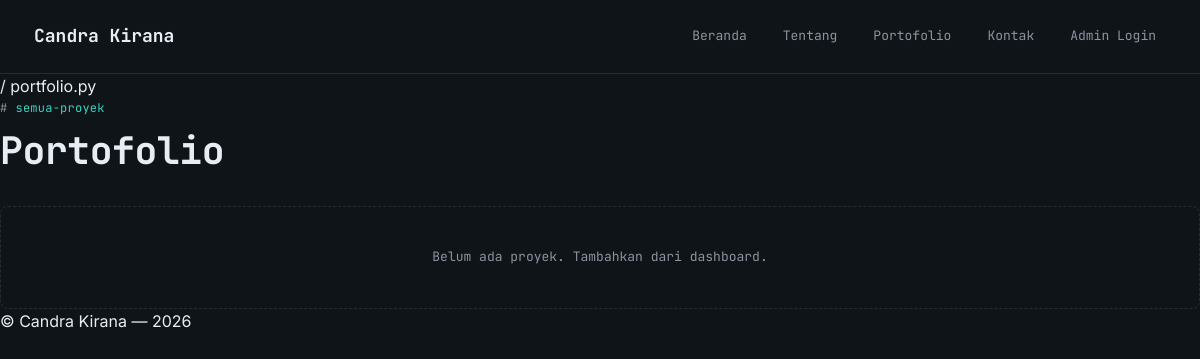
Page /portfolio on the earlier database version.
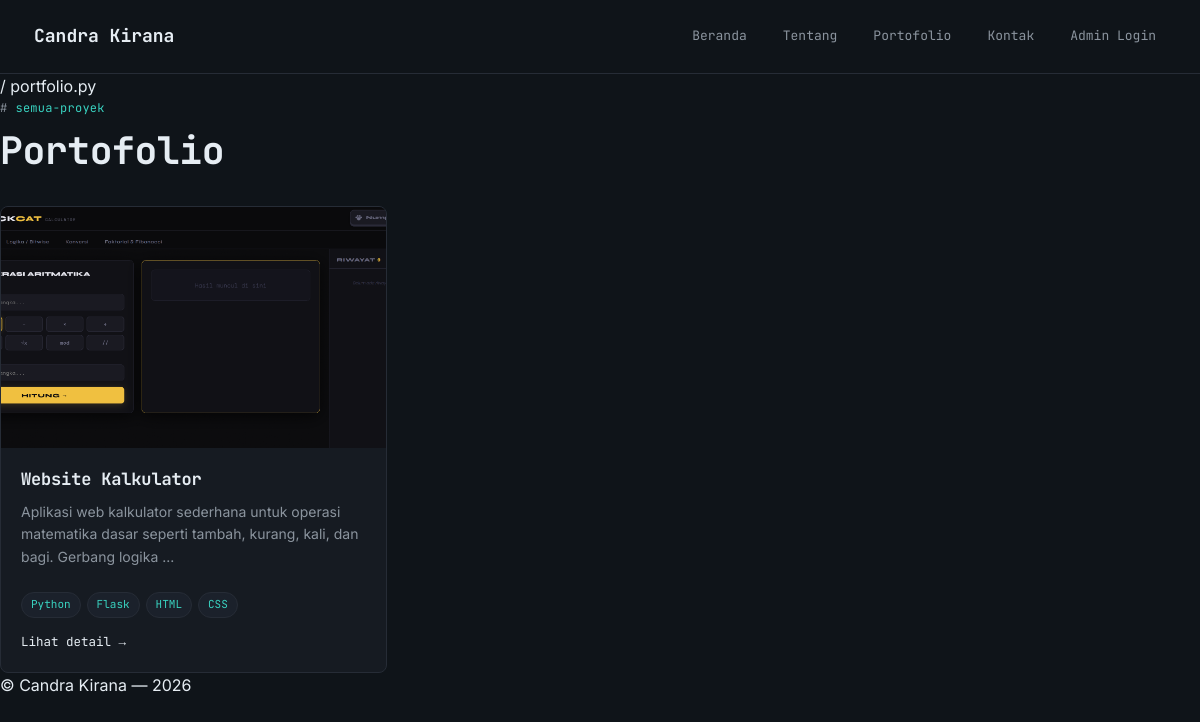
Same page on the later database version.
### models.py (models this page shows, shortened)
class Project(db.Model):
    __tablename__ = 'projects'
    id = db.Column(db.Integer, primary_key=True)
    title = db.Column(db.String(150), nullable=False)
    description = db.Column(db.Text, nullable=False)
    technologies = db.Column(db.String(200))  # disimpan sebagai string dipisah koma
    image_file = db.Column(db.String(120), default='default-project.png')
    github_link = db.Column(db.String(200))
    live_link = db.Column(db.String(200))
    created_at = db.Column(db.DateTime, default=datetime.utcnow)
    def tech_list(self):
        if not self.technologies:
            return []
        return [t.strip() for t in self.technologies.split(',') if t.strip()]

### app.py (the view)
@app.route('/portfolio')
def portfolio():
    projects = Project.query.order_by(Project.created_at.desc()).all()
    return render_template('portfolio.html', projects=projects)

### app.py (called while the page is built)
def get_profile():
    profile = Profile.query.first()
    if profile is None:
        profile = Profile()
        db.session.add(profile)
        db.session.commit()
    return profile

@app.context_processor
def inject_globals():
    try:
        profile = get_profile()
    except Exception:
        profile = None
    return {
        'site_name': app.config.get('SITE_NAME', 'Portofolio'),
        'current_year': datetime.utcnow().year,
        'profile': profile,
    }

### templates/portfolio.html (shortened to what this page needs)
{% extends 'base.html' %}
{% block titlebar_path %}/ portfolio.py{% endblock %}
{% block content %}
<div class="eyebrow">semua-proyek</div>
<h1 style="margin-bottom:34px;">Portofolio</h1>
{% if projects %}
<div class="grid grid-3">
  {% for project in projects %}
  <div class="card">
    <div class="card-thumb">
      <img src="{{ url_for('static', filename='uploads/' + project.image_file) if project.image_file != 'default-project.png' else url_for('static', filename='img/default-project.svg') }}" alt="{{ project.title }}">
    </div>
    <div class="card-body">
      <h3>{{ project.title }}</h3>
      <p>{{ project.description[:120] }}{% if project.description|length > 120 %}...{% endif %}</p>
      <div class="tag-row">
        {% for tech in project.tech_list() %}
        <span class="tag">{{ tech }}</span>
        {% endfor %}
      </div>
      <a href="{{ url_for('project_detail', project_id=project.id) }}" class="card-link">Lihat detail →</a>
    </div>
  </div>
  {% endfor %}
</div>
{% else %}
<div class="empty-state">Belum ada proyek. Tambahkan dari dashboard.</div>
{% endif %}
{% endblock %}

### templates/base.html (shortened to what this page needs)
<!DOCTYPE html>
<html lang="id">
<head>
  <link rel="stylesheet" href="{{ url_for('static', filename='css/style.css') }}">
</head>
<body>
  <header class="site-header">
    <div class="site-brand"><a href="{{ url_for('index') }}">Candra Kirana</a></div>
    <nav class="site-nav">
      <a href="{{ url_for('index') }}">Beranda</a>
      <a href="{{ url_for('about') }}">Tentang</a>
      <a href="{{ url_for('portfolio') }}">Portofolio</a>
      <a href="{{ url_for('contact') }}">Kontak</a>
      {% if session.get('user_id') %}
        <a href="{{ url_for('dashboard_index') }}">Dashboard</a>
        <a href="{{ url_for('logout') }}">Logout</a>
      {% else %}
        <a href="{{ url_for('login') }}">Admin Login</a>
      {% endif %}
    </nav>
  </header>
  <main class="site-main">
    <div class="container">
      {% block titlebar_path %}{% endblock %}
      {% block content %}{% endblock %}
    </div>
  </main>
  <footer class="site-footer">
    <div class="container">&copy; Candra Kirana — {{ current_year }}</div>
  </footer>
</body>
</html>

### static/css/style.css (style rules this page uses)
:root { --bg: #0F1419; --panel: #161B22; --panel-alt: #1B212B; --border: #262C36; --text: #E6EDF3; --muted: #8B949E; --cyan: #39D2C0; --amber: #E3B341; --pink: #E36BAE; --blue: #6CA0E8; --red: #F0685C; --font-display: 'JetBrains Mono', 'Courier New', monospace; --font-body: 'Inter', -apple-system, BlinkMacSystemFont, sans-serif; --radius: 8px; }
* { box-sizing: border-box; }
html, body { margin: 0; padding: 0; background: var(--bg); color: var(--text); font-family: var(--font-body); line-height: 1.6; }
a { color: inherit; text-decoration: none; }
img { max-width: 100%; display: block; }
.eyebrow { font-family: var(--font-display); font-size: 12px; color: var(--cyan); letter-spacing: 0.02em; margin-bottom: 10px; display: flex; align-items: center; gap: 8px; }
.eyebrow::before { content: '#'; color: var(--muted); }
h1, h2, h3, h4 { font-family: var(--font-display); font-weight: 700; margin: 0 0 12px; letter-spacing: -0.01em; }
h1 { font-size: 38px; line-height: 1.15; }
h3 { font-size: 17px; }
p { color: var(--muted); margin: 0 0 14px; }
.site-header { display: flex; align-items: center; justify-content: space-between; gap: 18px; padding: 18px 34px; border-bottom: 1px solid var(--border); background: transparent; }
.site-brand a { font-family: var(--font-display); font-size: 18px; font-weight: 700; color: var(--text); }
.site-nav { display: flex; gap: 16px; align-items: center; }
.site-nav a { font-family: var(--font-display); font-size: 13px; color: var(--muted); padding: 8px 10px; border-radius: 8px; transition: color .12s ease, background .12s ease; }
.grid { display: grid; gap: 20px; }
.grid-3 { grid-template-columns: repeat(3, 1fr); }
.card { background: var(--panel); border: 1px solid var(--border); border-radius: var(--radius); overflow: hidden; transition: transform .15s ease, border-color .15s ease; display: flex; flex-direction: column; }
.card-thumb { aspect-ratio: 16/10; background: var(--panel-alt); overflow: hidden; }
.card-thumb img { width: 100%; height: 100%; object-fit: cover; }
.card-body { padding: 18px 20px 20px; display: flex; flex-direction: column; flex: 1; }
.card-body h3 { margin-bottom: 8px; }
.card-body p { font-size: 14px; flex: 1; }
.tag-row { display: flex; flex-wrap: wrap; gap: 6px; margin: 10px 0 14px; }
.tag { font-family: var(--font-display); font-size: 11px; padding: 3px 9px; border-radius: 999px; background: var(--panel-alt); border: 1px solid var(--border); color: var(--cyan); }
.card-link { font-family: var(--font-display); font-size: 12.5px; color: var(--text); display: inline-flex; align-items: center; gap: 6px; }

Differences in the rows shown:
added Project: image_file (picture), title "Website Kalkulator", description "Aplikasi web kalkulator sederhana untuk operasi matematika dasar seperti tambah, kurang, kali, dan bagi. Gerbang logika", tech_list "Python" "Flask" "HTML" "CSS"
Other differences:
text no longer shown: "Belum ada proyek. Tambahkan dari dashboard."
